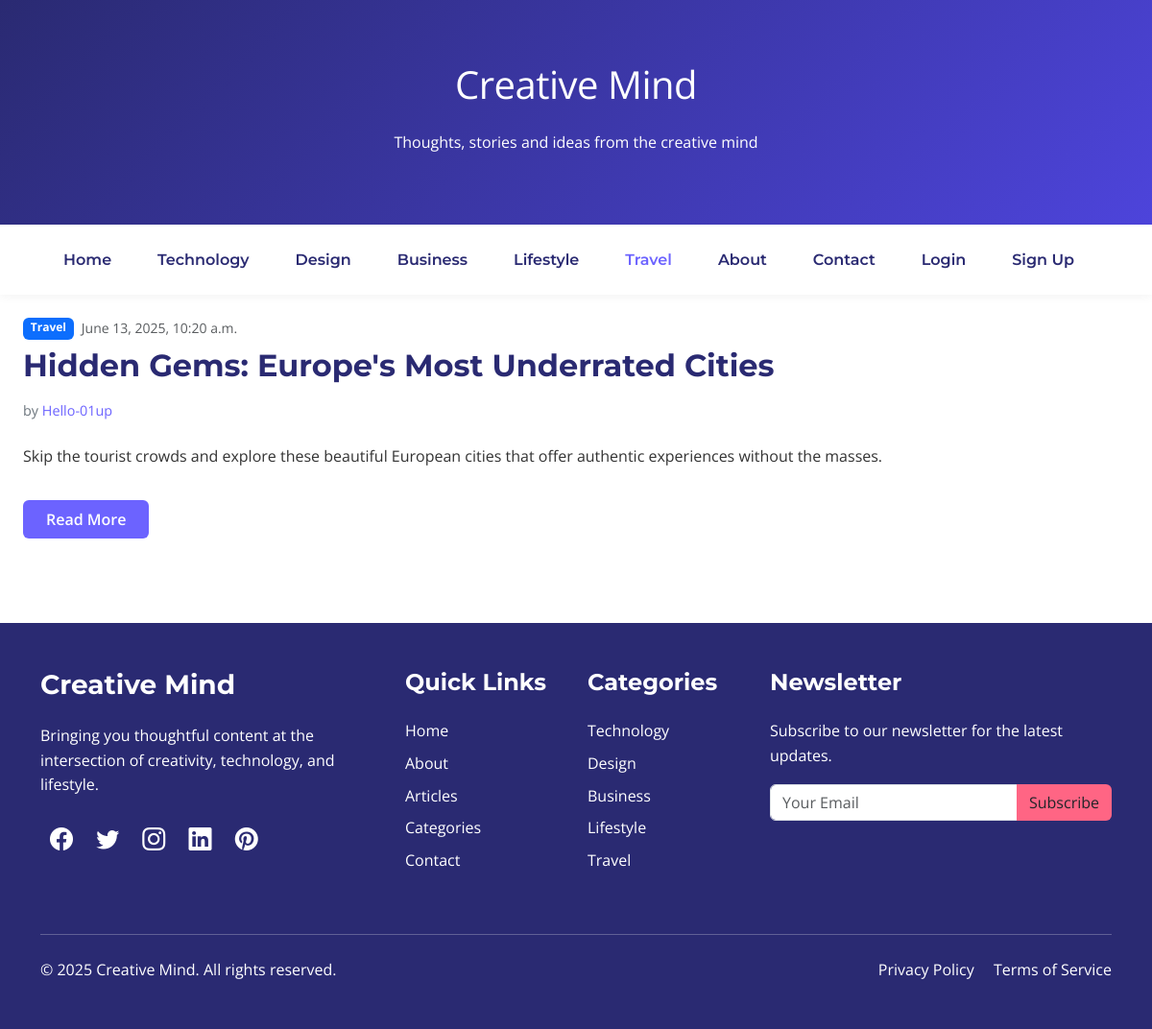
The page /travel/ on the database its author committed.
### blog/models.py (models this page shows, shortened)
class Post(models.Model):
    title = models.CharField(max_length=200)
    slug = models.SlugField(max_length=200, unique=True, blank=True)
    author = models.ForeignKey(User, on_delete=models.CASCADE)
    content = models.TextField()
    featured_image = models.ImageField(upload_to='posts/', blank=True, null=True)
    category = models.ForeignKey(Category, on_delete=models.SET_NULL, null=True)
    status = models.CharField(max_length=10, choices=[('draft', 'Draft'), ('published', 'Published')], default='draft')
    published_date = models.DateTimeField(auto_now=True)
    views = models.PositiveIntegerField(default=0)
    class Meta:
        ordering = ['-published_date']

class Category(models.Model):
    name = models.CharField(max_length=50, unique=True)
    slug = models.SlugField(max_length=100, unique=True)
    description = models.TextField(max_length=255, blank=True)
    class Meta:
        verbose_name_plural = "Categories"
    def __str__(self):
        return self.name

### blog/views.py (the view)
# urls.py: path("travel/", TravelListView.as_view(), name='travel'),
class TravelListView(CategoryPostListView):
    slug = 'travel'

### blog/views.py (called while the page is built)
    def get_template_names(self):
        return [f'blog/{self.slug}.html']

    def get_queryset(self):
        return Post.objects.filter(slug=self.slug)

### blog/templates/blog/travel.html
{% extends 'blog/base.html' %}
{% block content %}
{% for post in posts %}
<div class="col-md-6 fade-in" style="animation-delay: 0.1s; display: inline;">
    <div class="blog-post bg-white p-4 h-100">
        <div class="d-flex mb-2">
            <span class="badge bg-primary me-2">{{post.category}}</span>
            <small class="text-muted">{{post.published_date}}</small>
        </div>
        <h2 class="blog-post-title">{{post.title}}</h2>
        <p class="blog-post-meta">by <a href="#">{{post.author}}</a></p>
        <p>{{post.content}}</p>
        <a href="{% url 'post-detail' post.id %}" class="btn read-more-btn text-white mt-3">Read More</a>
    </div>
</div>
{% endfor %}
{% endblock content %}

### blog/static/blog/styles.css (style rules this page uses)
:root { --primary-color: #6c63ff; --secondary-color: #4d44db; --dark-color: #2a2a72; --light-color: #f8f9fa; --accent-color: #ff6584; }
body { font-family: 'Open Sans', sans-serif; color: #333; line-height: 1.6; }
h1, h2, h3, h4, h5, h6 { font-family: 'Montserrat', sans-serif; font-weight: 700; }
.blog-post { margin-bottom: 4rem; border-radius: 8px; overflow: hidden; transition: all 0.3s ease; }
.blog-post-title { font-size: 2rem; color: var(--dark-color); margin-bottom: 1rem; }
.blog-post-meta { color: #6c757d; font-size: 0.9rem; margin-bottom: 1.5rem; }
.blog-post-meta a { color: var(--primary-color); text-decoration: none; }
.read-more-btn { background-color: var(--primary-color); border: none; padding: 0.5rem 1.5rem; font-weight: 600; transition: all 0.3s ease; }
.fade-in { animation: fadeIn 0.6s ease forwards; }

### rows shown on the page
Post: category "Travel", published_date "June 13, 2025, 10:20 a.m.", title "Hidden Gems: Europe's Most Underrated Cities", author "Hello-01up", content "Skip the tourist crowds and explore these beautiful European cities that offer authentic experiences without the masses."
